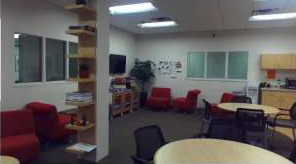
#> input picture Assignment_1/project_1/Inputs/img1.png, 296 x 164 px, found by its file name
$ python q1.py
#> lines starting #> are read from the running program, lines starting #| are printed output that depends on the picture
"""
	Version 1 2018/01/21 Abhinav Kumar u1209853
"""

import argparse
import os
import sys

import cv2
import numpy as np
from matplotlib import pyplot as plt
from random import randrange


################################################################################
# Get distances between two points
################################################################################
def get_dist(a,b):
	return np.linalg.norm((a - b), ord=2)


################################################################################
# Fit line using two points
################################################################################
def fit_line(p,q):
	x1 = p[0]
	y1 = p[1]

	x2 = q[0]
	y2 = q[1]

	# (y1 – y2)x + (x2 – x1)y + (x1y2 – x2y1) = 0
	# From https://bobobobo.wordpress.com/2008/01/07/solving-linear-equations-ax-by-c-0/
	a = (y1 - y2)
	b = (x2 - x1)
	c = (x1*y2 - x2*y1)

	return np.array([[a],[b],[c]])


################################################################################
# Distances of all points from a line
################################################################################
def get_dist_from_line(pts, coeff):
	temp  = np.array([coeff[0][0], coeff[1][0]])
	denom = np.linalg.norm(temp, ord=2)
	dist  = np.absolute(np.dot (pts, coeff))
	dist  = dist/denom

	return dist


################################################################################
# Delete contents of edge_set which are present in inlier
################################################################################
def del_numpy_from_another(edge_set, inlier):
	ind_all = []

	for i in range(inlier.shape[0]):
		b = inlier[i]
		ind      = np.where(np.all(edge_set == b,axis=1))
		ind_all.append(ind)

	edge_set = np.delete(edge_set, (ind_all), axis=0)

	return edge_set


################################################################################
# Main function
################################################################################
def main():
	# Argument Parsing
	parser = argparse.ArgumentParser(description='Detect Lines')

	parser.add_argument('-i', '--input_file', default= "Inputs/img1.png", help='input file/image path relative to the current directory')

	# Parsed values
	args = parser.parse_args()
	file_path_rel = args.input_file
	file_path     = os.path.join(os.getcwd(), file_path_rel)

	# Parameters
	output_folder      = os.path.join(os.getcwd(), 'Outputs')
	total_no_iters     = 10000
	max_pair_dist      = 100
	min_pt_line_dist   = 2
	min_line_pixel_num = 200

	print("\nInput Image = " + file_path)
	imgc = cv2.imread(file_path)
#> imgc is the input picture: shape (164, 296, 3); mean B, G, R 90.9, 91.2, 96.3
	imgc = cv2.cvtColor(imgc, cv2.COLOR_BGR2RGB)
	img  = cv2.cvtColor(imgc, cv2.COLOR_BGR2GRAY)
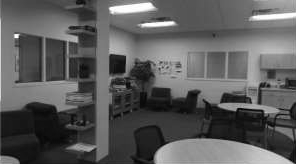
#> img: shape (164, 296); min 1, max 255, mean 91.7

	h,w = img.shape
#> h = 164; w = 296

	# if image is too small, adjust the parameters
	if (w < 300 and h < 300):
		min_pt_line_dist   = 1
		min_line_pixel_num = 50

	edges = cv2.Canny (img, 50, 200)
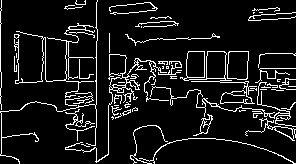
#> edges: shape (164, 296); 9.7% white in thin lines or dots

	row, col      = np.nonzero(edges)
#> row = 4727 values from 0 to 163; col = 4727 values, max 295 at index 217, min 0 at index 110, mean 152.9
	edge_set      = np.transpose(np.vstack((row,col)))
#> edge_set = 4727 pairs, first value 0 to 163, second value 0 to 295
	edge_set_ones = np.ones((edge_set.shape[0],3))
	edge_set_ones[:,:-1] = edge_set
	print("#Edge Points= " + str(edge_set.shape))
#| #Edge Points= (4727, 2)

	line_set = []

	for i in range(total_no_iters):
		pt1_index = randrange(edge_set.shape[0])

		# Search for the second point
		while (True):
			pt2_index = randrange(edge_set.shape[0])
			dist = get_dist(edge_set[pt1_index], edge_set[pt2_index])
			if (pt2_index != pt1_index and dist < max_pair_dist):
				break

		# Fit line
		coeff = fit_line(edge_set[pt1_index], edge_set[pt2_index])

		# Find distances of all points from this line
		dist_all = get_dist_from_line(edge_set_ones, coeff)

		# Find all points within a specified distance from the line
		ind, =  np.where(np.ravel(dist_all) < min_pt_line_dist)

		# if there are sufficient number of inlier pixels
		if (len(ind) > min_line_pixel_num):
			# Valid line
			# print("Valid line found")

			# Insert it in the line_set
			inlier = edge_set[ind]
			line_set.append(inlier)

			# Remove it from the edge_set
			edge_set = del_numpy_from_another(edge_set, inlier)
			edge_set_ones = np.ones((edge_set.shape[0],3))
			edge_set_ones[:,:-1] = edge_set
#> this loop made 10000 passes
#> (x1 in fit_line, y1 in fit_line, x2 in fit_line, y2 in fit_line, a in fit_line, b in fit_line, c in fit_line, denom in get_dist_from_line) on passes 1 to 3: (103, 42, 80, 18, 24, -23, -1506, 33.24), (134, 21, 126, 93, -72, -8, 9816, 72.44), (106, 218, 125, 151, 67, 19, -11244, 69.64)
#> after the loop, edge_set = 1230 pairs, first value 0 to 163, second value 2 to 295; line_set = 54 items


	print("#Valid lines= " + str(len(line_set)))
#| #Valid lines= 54
	color_edges = np.zeros((img.shape[0], img.shape[1], 3))

	# Now color the lines
	for i in range(len(line_set)):
		# Get a random color
		new_color = np.random.choice(range(256), size=3)

		line = line_set[i]
		for j in range(line.shape[0]):
			color_edges[line[j][0], line[j][1]] = new_color
#> this loop made 54 passes
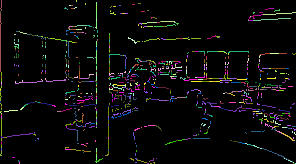
#> color_edges: shape (164, 296, 3) float64; mean of channels 0, 1, 2 8.8, 9, 9.5; drawn as B, G, R

	# Plot and Save
	base             = os.path.basename(file_path)
	file_name_no_ext = os.path.splitext(base)[0]
	output_file = os.path.join(output_folder, file_name_no_ext + '_line.png')
	print("Output Image = " + output_file)

	plt.subplot(121), plt.imshow(imgc)
	plt.title('Original Image')  , plt.xticks([]), plt.yticks([])
	plt.subplot(122), plt.imshow(color_edges)
	plt.title('Line Color Image'), plt.xticks([]), plt.yticks([])
	plt.savefig(output_file, bbox_inches="tight")
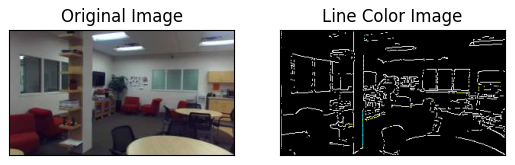
#> figure drawn by matplotlib, 2 panels
	#plt.show()

if __name__ == '__main__':
    main()
